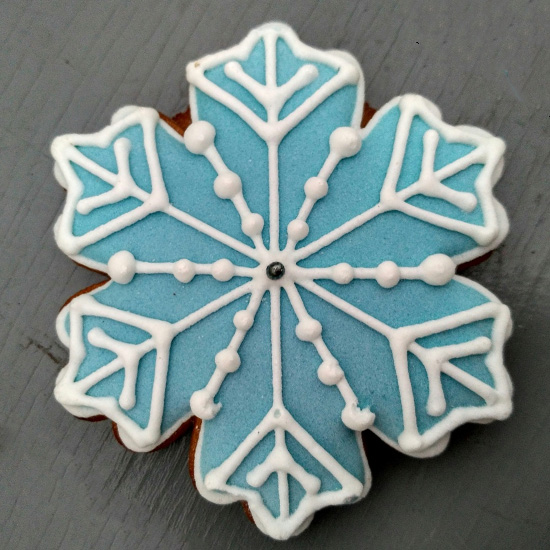
#> input picture server/cookie.jpg, 550 x 550 px
$ python polzunok_threshold.py
#> lines starting #> are read from the running program, lines starting #| are printed output that depends on the picture; after the words box and inside, x2 and y2 are one past the last pixel; in counts of white or black regions, pixels touching at a corner belong together
import numpy as np
import cv2

def nothing(x):
     pass

cv2.namedWindow('threshholding')
cv2.createTrackbar('Tlevel','threshholding',0,255,nothing)
while True:
    original = cv2.imread("cookie.jpg", 1)
#> original is the input picture: shape (550, 550, 3); mean B, G, R 133.1, 133.5, 116.2
    gray = cv2.cvtColor(original, cv2.COLOR_BGR2GRAY)
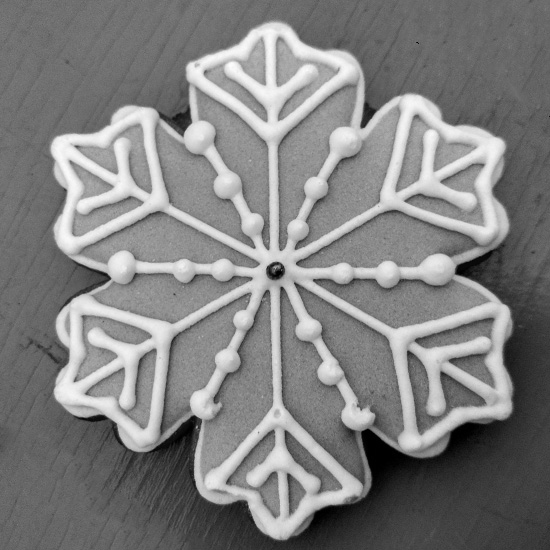
#> gray: shape (550, 550); min 0, max 253, mean 128.3
    threshlevel = cv2.getTrackbarPos('Tlevel','threshholding')
    ret,thresh = cv2.threshold(gray,threshlevel,255,cv2.THRESH_BINARY)
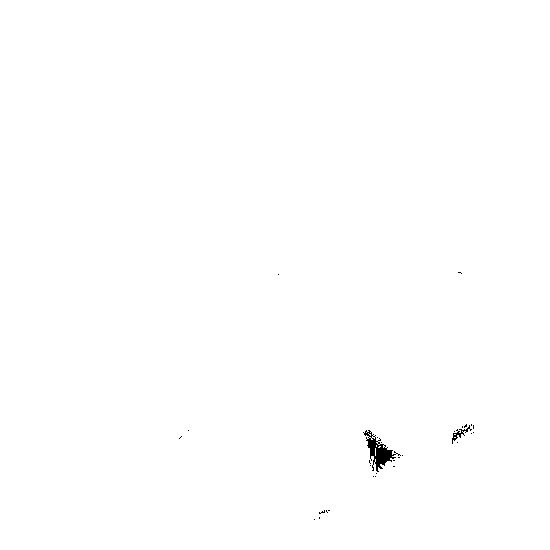
#> thresh: shape (550, 550); 99.8% white; 30 black regions (28 under 20 px), largest, box (x1, y1, x2, y2) and area: (363, 430, 401, 472) 509, (452, 425, 472, 444) 86
#> ret = 0
    kernel1 = np.ones((4,4),np.uint8)
    kernel2 = np.ones((5,5),np.uint8)
    opening = cv2.morphologyEx(thresh, cv2.MORPH_OPEN, kernel1)
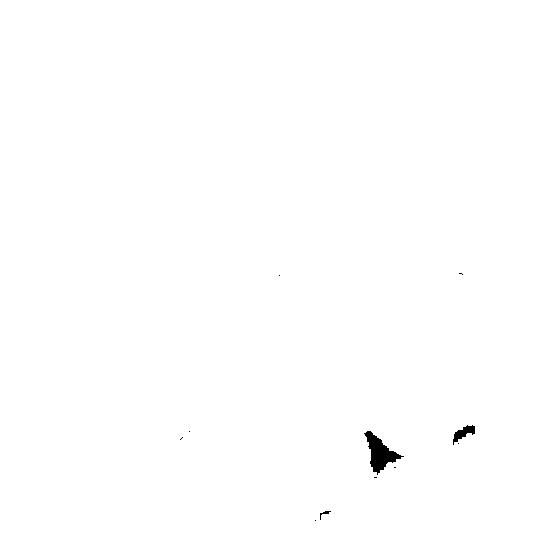
#> opening: shape (550, 550); 99.7% white; 11 black regions (8 under 20 px), largest, box (x1, y1, x2, y2) and area: (364, 431, 404, 475) 698, (453, 425, 475, 445) 188, (320, 511, 331, 520) 28
    closing = cv2.morphologyEx(opening, cv2.MORPH_CLOSE, kernel2)
#> closing: shape (550, 550); 99.7% white; 2 black regions, box (x1, y1, x2, y2) and area: (366, 432, 399, 472) 669, (454, 426, 475, 439) 163
    median = cv2.medianBlur(opening,7)
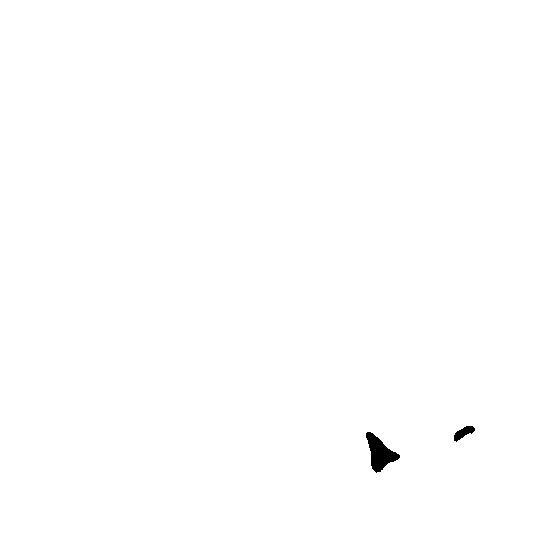
#> median: shape (550, 550); 99.7% white; 2 black regions, box (x1, y1, x2, y2) and area: (366, 432, 400, 473) 675, (454, 426, 475, 442) 168
    cv2.imshow("original", original)
    cv2.imshow("threshholding", opening)
    cv2.imshow("closing", closing)
    cv2.imshow("median", median)
    if cv2.waitKey(1) & 0xFF == ord('q'):
#> (key q is pressed here)
        break

cv2.destroyAllWindows()
cv2.imwrite("mask.png", median)
threshlevel_save = open('threshlevel.txt', 'w')
threshlevel_save.write(str(threshlevel))
threshlevel_save.close()

$ run again, with server/2.png saved as server/cookie.jpg
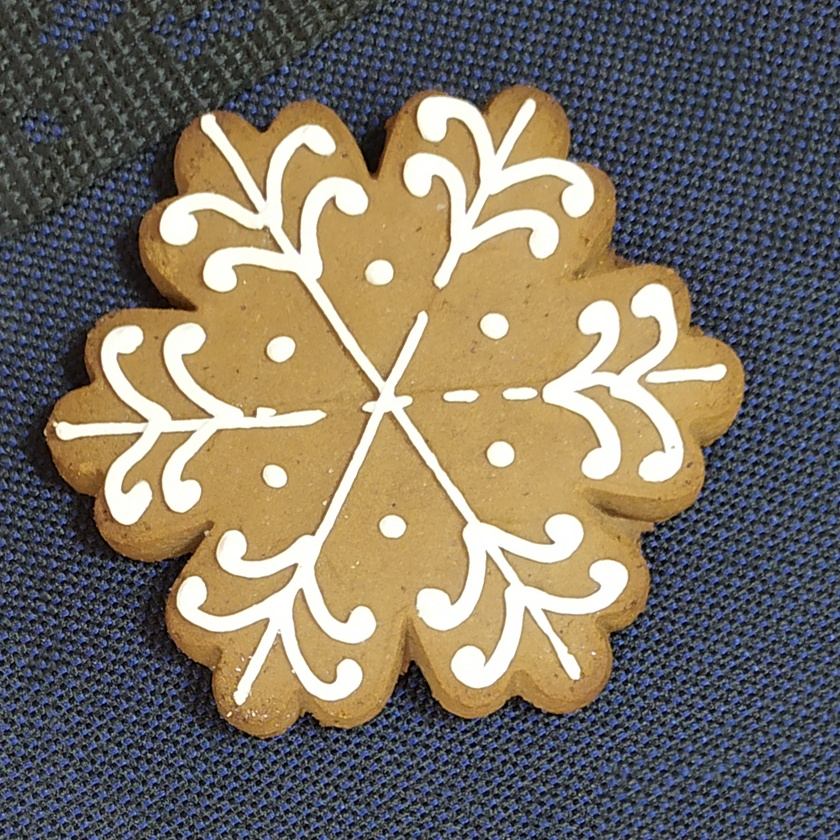
#> input picture server/2.png, 840 x 840 px, shrunk from 1000 x 1000 before the run
#> original is the input picture: shape (840, 840, 3); mean B, G, R 100.8, 113.6, 122
#> `gray = cv2.cvtColor(original, cv2.COLOR_BGR2GRAY)`:
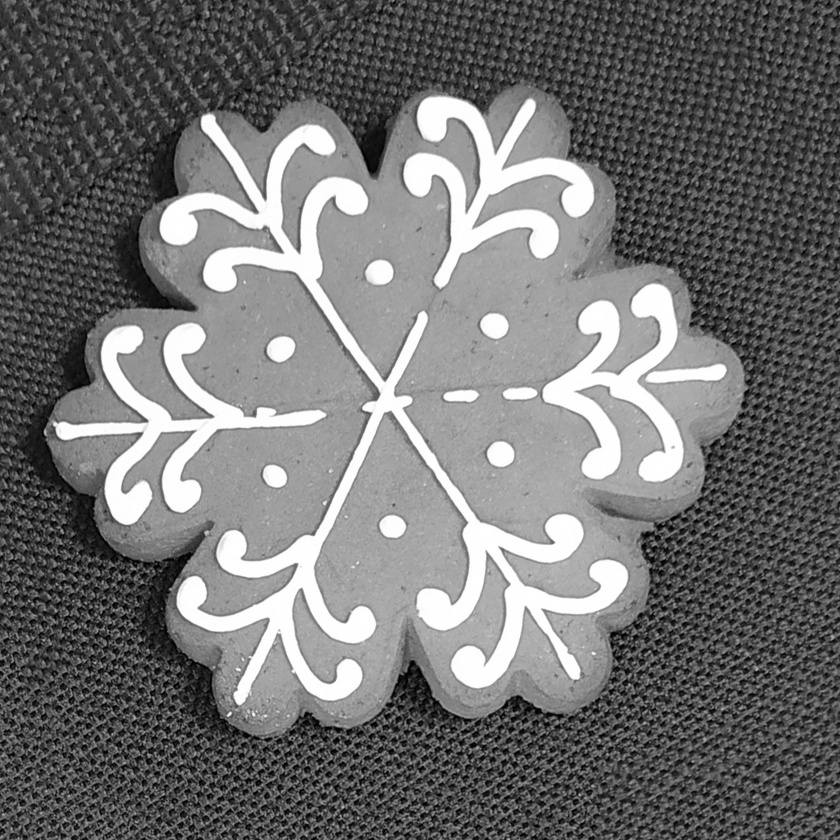
#> gray: shape (840, 840); min 0, max 255, mean 114.7
#> thresh: shape (840, 840); 100% white; black in thin lines or dots, all inside (x1, y1, x2, y2) = (35, 187, 818, 828)
#> ret = 0
#> opening: shape (840, 840); 100% white; black in thin lines or dots, all inside (x1, y1, x2, y2) = (36, 188, 819, 829)
#> closing: shape (840, 840); every value is 255
